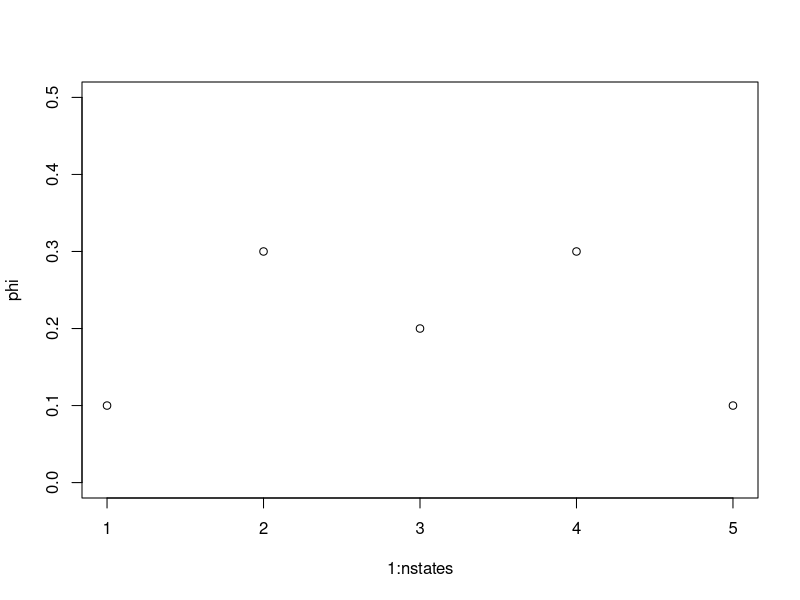
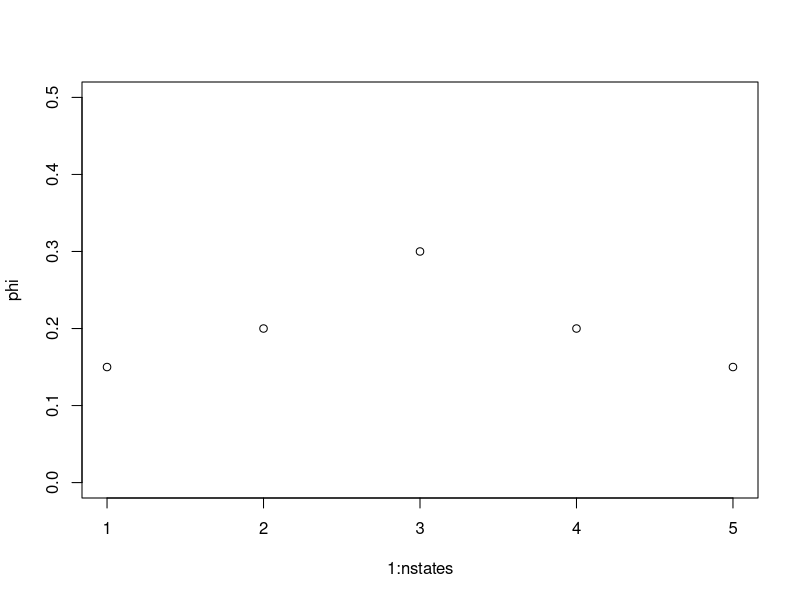
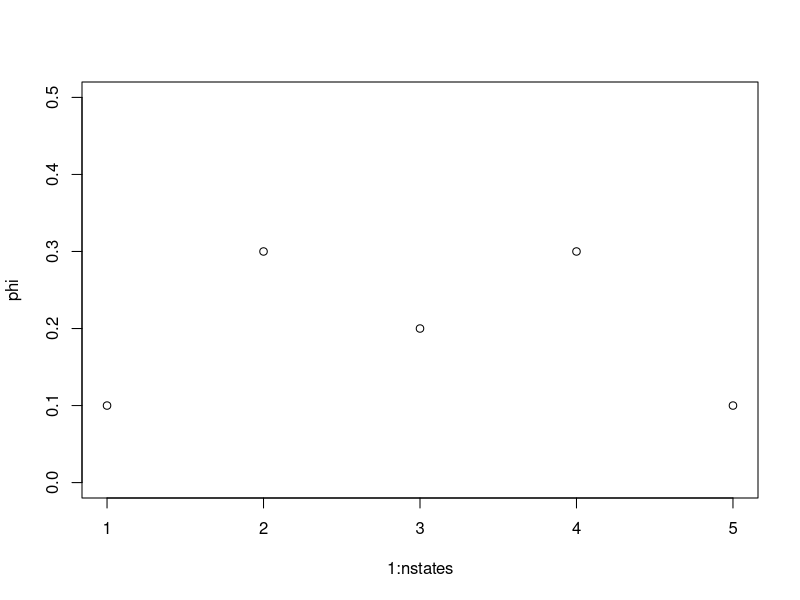
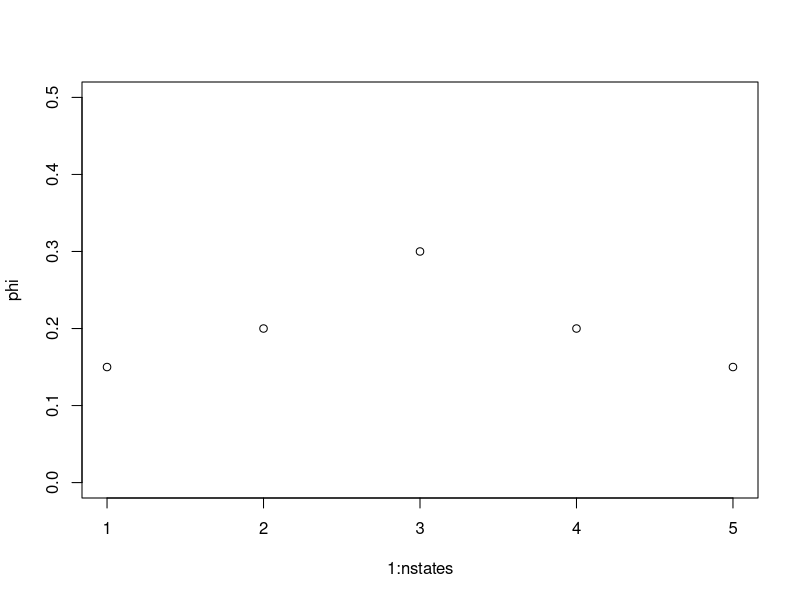
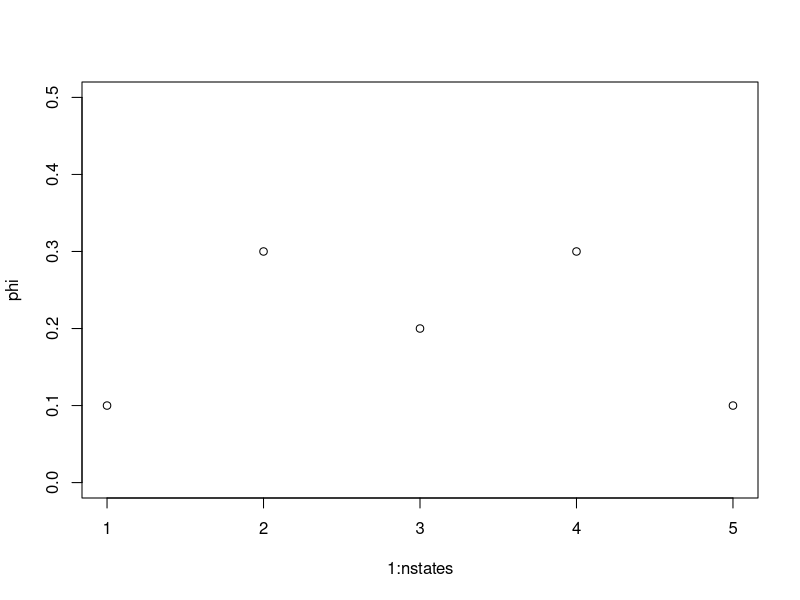
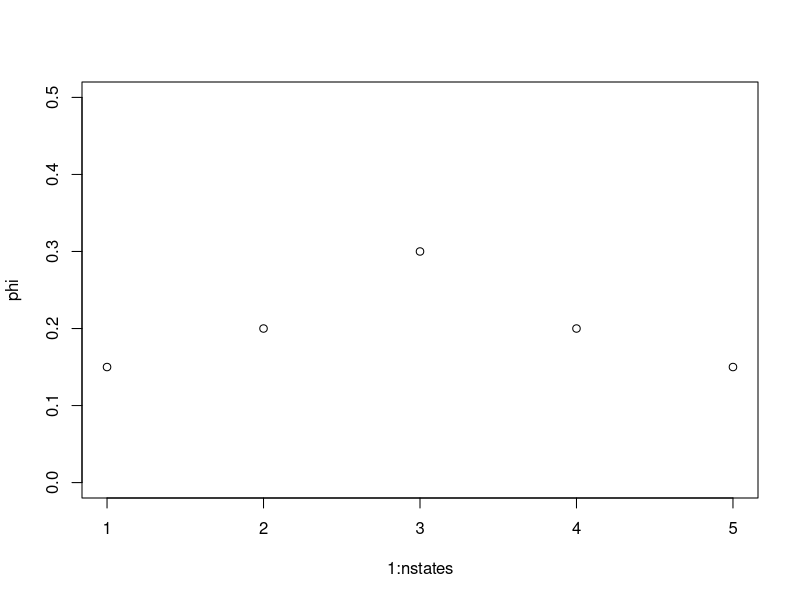
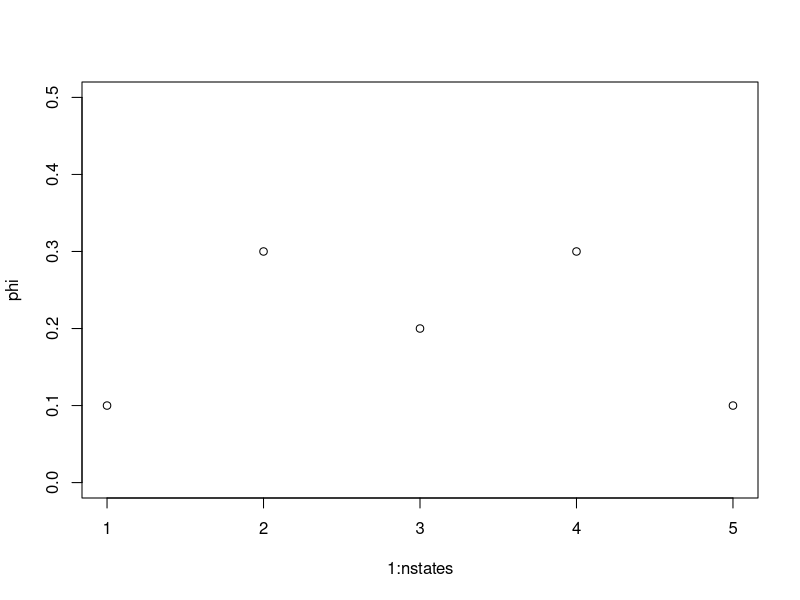
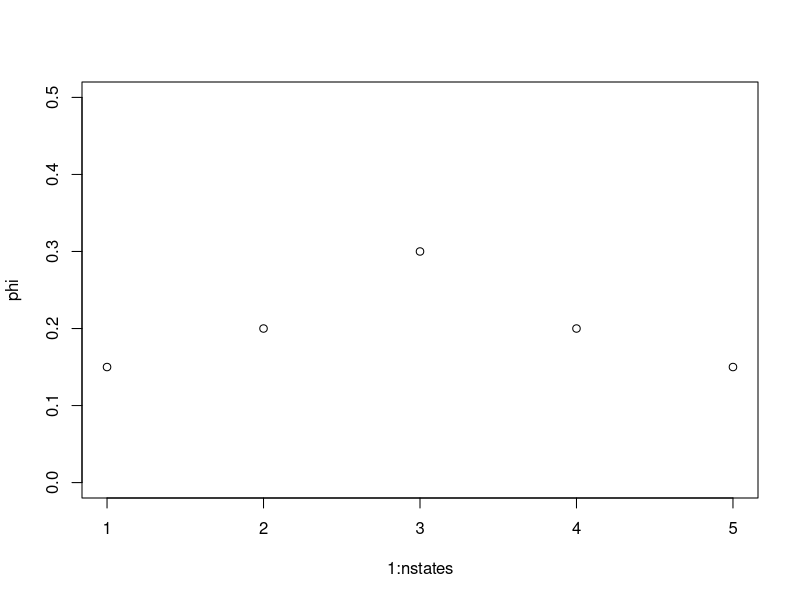

These figures' R source, in order:
# Section 2.4

# random walk with reflecting boundary
nstates <- 5
p <- 1/2
P <- matrix(0,nstates,nstates)
P[1,2] <- 1
P[nstates,nstates-1] <- 1
for (j in 2:(nstates-1)) {
  P[j,j-1] <- p
  P[j,j+1] <- 1-p
}
P

# to take powers, need matrix exponentiation package expm
#install.packages('expm')
library(expm)

P %^% 20 # converges to different matrices for even and odd powers
P %^% 21
P %^% 22

# at step n, phi vector gives probability of being in each state
phi <- matrix(1/nstates,1,nstates)
for (k in 1:30) {
  phi <- phi %*% P
  plot(1:nstates,phi,ylim=c(0,.5))
  Sys.sleep(.5)
}

# 2x2 example
P <- matrix(c(3/4,1/6,1/4,5/6),2,2)
P %^% 100        # matches rows of large power of matrix

# find eigenvectors
r <- eigen(t(P)) # t is transpose, use if treating vectors as rows
V <- r$vectors
lambda <- r$values
V # left eigenvectors
V[,1]/sum(V[,1]) # invariant vector (eigenvector for lambda=1)
Q <- solve(V) # right eigenvectors
Q[1,]/Q[1,1] # lambda=1 has right eigenvector of all 1s
t(V %*% diag(lambda) %*% solve(V))

pibar <- V[,1]/sum(V[,1]) # invariant vector (eigenvector for lambda=1)
pibar
P %^% 100        # pibar matches rows of large power of matrix
